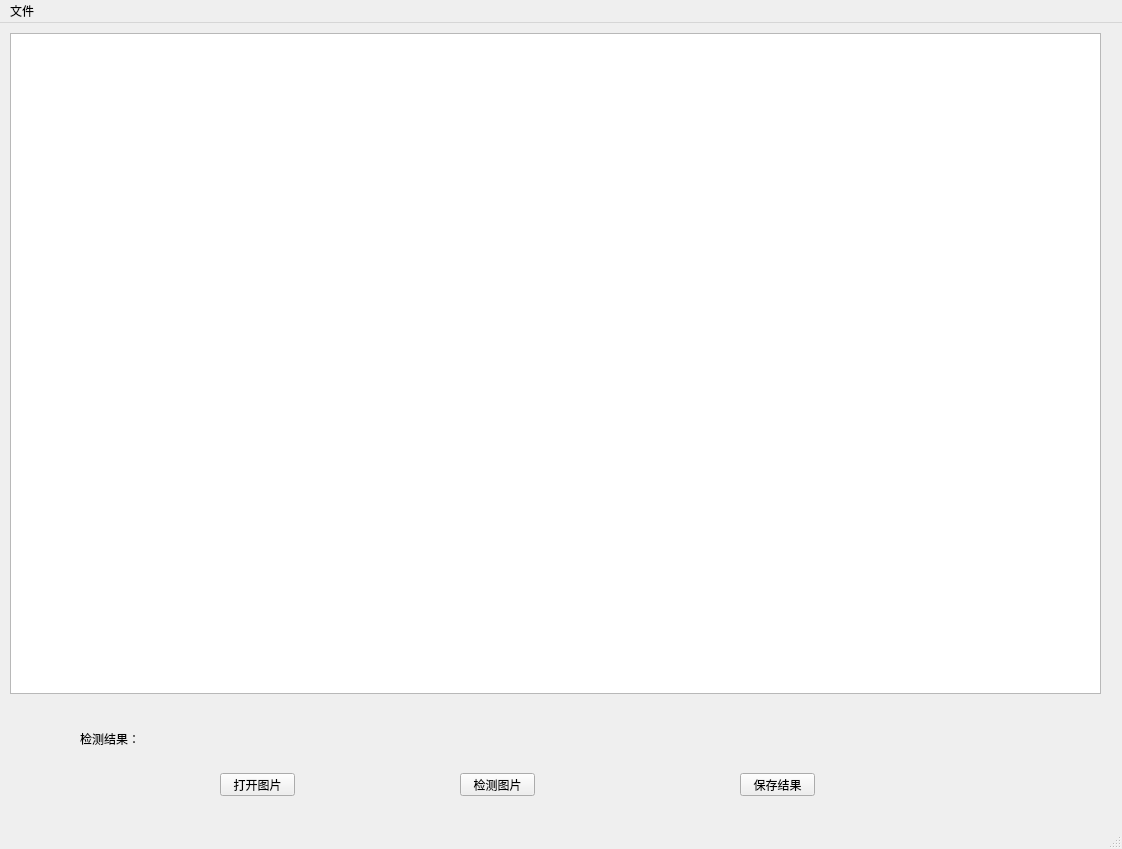
<?xml version="1.0" encoding="UTF-8"?>
<ui version="4.0">
 <class>MainWindow</class>
 <widget class="QMainWindow" name="MainWindow">
  <property name="geometry">
   <rect>
    <x>0</x>
    <y>0</y>
    <width>1122</width>
    <height>849</height>
   </rect>
  </property>
  <property name="windowTitle">
   <string>MainWindow</string>
  </property>
  <widget class="QWidget" name="centralwidget">
   <widget class="QPushButton" name="pushButton">
    <property name="geometry">
     <rect>
      <x>220</x>
      <y>750</y>
      <width>75</width>
      <height>23</height>
     </rect>
    </property>
    <property name="text">
     <string>打开图片</string>
    </property>
   </widget>
   <widget class="QPushButton" name="pushButton_2">
    <property name="geometry">
     <rect>
      <x>460</x>
      <y>750</y>
      <width>75</width>
      <height>23</height>
     </rect>
    </property>
    <property name="text">
     <string>检测图片</string>
    </property>
   </widget>
   <widget class="QPushButton" name="pushButton_3">
    <property name="geometry">
     <rect>
      <x>740</x>
      <y>750</y>
      <width>75</width>
      <height>23</height>
     </rect>
    </property>
    <property name="text">
     <string>保存结果</string>
    </property>
   </widget>
   <widget class="QLabel" name="txt">
    <property name="geometry">
     <rect>
      <x>80</x>
      <y>690</y>
      <width>861</width>
      <height>51</height>
     </rect>
    </property>
    <property name="text">
     <string>检测结果：</string>
    </property>
   </widget>
   <widget class="QGraphicsView" name="graphicsView">
    <property name="geometry">
     <rect>
      <x>10</x>
      <y>10</y>
      <width>1091</width>
      <height>661</height>
     </rect>
    </property>
   </widget>
  </widget>
  <widget class="QMenuBar" name="menubar">
   <property name="geometry">
    <rect>
     <x>0</x>
     <y>0</y>
     <width>1122</width>
     <height>23</height>
    </rect>
   </property>
   <widget class="QMenu" name="menu">
    <property name="title">
     <string>文件</string>
    </property>
    <addaction name="actionopen"/>
   </widget>
   <addaction name="menu"/>
  </widget>
  <widget class="QStatusBar" name="statusbar"/>
  <action name="actionopen">
   <property name="checkable">
    <bool>false</bool>
   </property>
   <property name="checked">
    <bool>false</bool>
   </property>
   <property name="text">
    <string>open_pic</string>
   </property>
  </action>
 </widget>
 <resources/>
 <connections/>
</ui>
